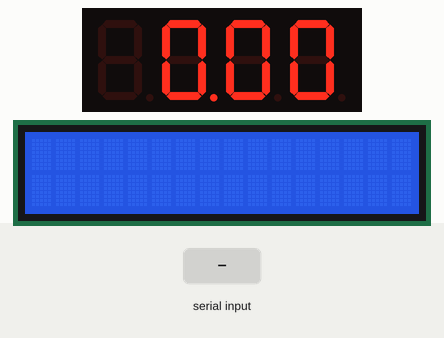
A sketch run on a simulated Arduino Uno, built with avr-gcc and run on an emulated ATmega328P. Shown: 4-digit seven-segment display, 16×2 character LCD. The test bench sets the inputs (shaded band).

Above: at 1.2 s.
1.3 s: "time:\n" received over Serial
At 2.5 s:
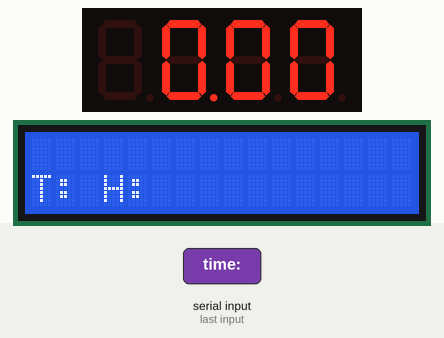
2.8 s: "description:90\n" received over Serial
At 3.7 s:
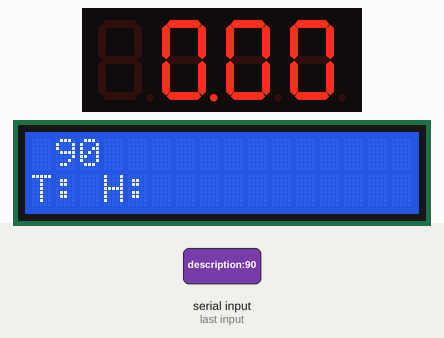
Timing chart, 0 to 5.8 s (numbered marks = the images above; inputs shaded):
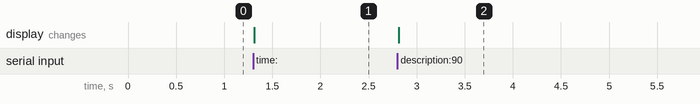

Measured:
- after the input at 1.3 s, the display: changes at once (image 1)
- after the input at 2.8 s, the display: changes at once (image 2)

The sketch:

ArduinoCode.ino
```cpp
#include <LiquidCrystal_I2C.h>
#include <Wire.h>
#include <string.h>
#include "SevSeg.h"

#define LCD_ROWS 2
#define LCD_COLS 16

String day = "";
int displayHourMinute = 0;
String description = "";
String feelsLike = "";
String humidity = "";


const byte digitPins[] = {10,11, 12, 13}; // seven segment display digit pins
const byte shiftRegisterPins[] = {7, 8, 9}; // Shift registers pins

SevSeg sevseg;
LiquidCrystal_I2C lcd(0x27,LCD_COLS,LCD_ROWS);

void setup() {
  Serial.begin(115200); //for communication with ESP-01
  sevseg.begin(COMMON_ANODE,4, digitPins, shiftRegisterPins);
  sevseg.setBrightness(90);
  lcd.init();
  lcd.backlight();
}

void loop() {
  if (Serial.available()) {
    String line = Serial.readStringUntil('\n');
  //message formating avaible in src/ESP-01_code/message_format
    if (line.startsWith("time:")) {
      String timeData = line.substring(5);
      int spaceIndex = timeData.indexOf(' ');
      if (spaceIndex != -1 && timeData.length() >= spaceIndex + 5) {
        day = timeData.substring(0, spaceIndex);
        String hourMinuteStr = timeData.substring(spaceIndex + 1);
        displayHourMinute = hourMinuteStr.toInt();
      }
    } else if (line.startsWith("description:")) {
      description = line.substring(12);
    } else if (line.startsWith("feels_like:")) {
      feelsLike = line.substring(11);
    } else if (line.startsWith("humidity:")) {
      humidity = line.substring(9);
    }

    // LCD
    lcd.clear();
    lcd.setCursor(0, 0);
    lcd.print(day);
    lcd.print(" ");
    lcd.print(description); //can create problems (sometimes descriptions are too long and it doesnt fit on the lcd)
    lcd.setCursor(0, 1);
    lcd.print("T:");
    lcd.print(feelsLike);
    lcd.print(" H:");
    lcd.print(humidity);
  }

  // 7-segment display
  sevseg.setNumber(displayHourMinute,2); //point on second space
  sevseg.refreshDisplay();
}
```
